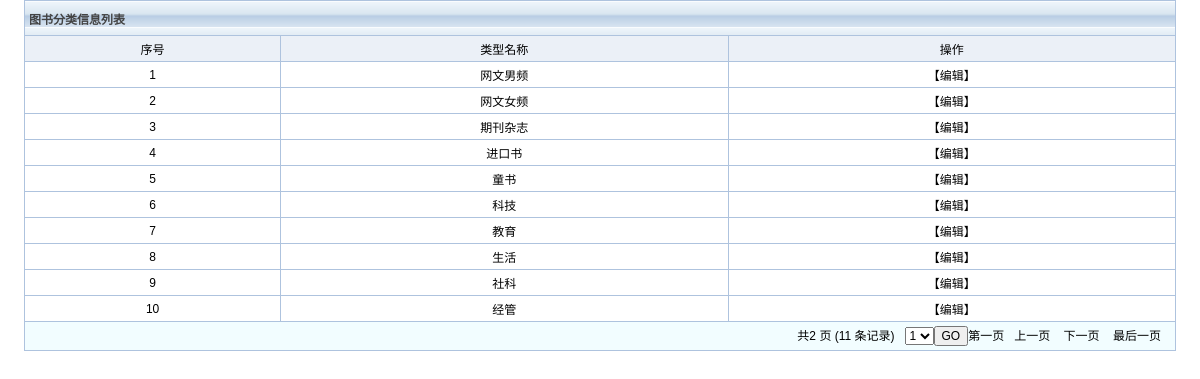
Page /bookshop/admin/listcate.php on the committed database.
### tables this page shows
CREATE TABLE `cate` (
  `id` int(11) NOT NULL AUTO_INCREMENT,
  `catename` varchar(255) DEFAULT NULL,
  PRIMARY KEY (`id`)
);

### bookshop/admin/func.php (called while the page is built, shortened)
<?php
$db = db_connect();
function check($str){
	global $db;
	$str = trim($str);
	$sql = $str;
	$result = mysql_query($sql,$db) or db_error();
	return $result;
}
?>

### bookshop/admin/listcate.php (the view, shortened to what this page needs)
<!DOCTYPE html PUBLIC "-//W3C//DTD XHTML 1.0 Transitional//EN" "http://www.w3.org/TR/xhtml1/DTD/xhtml1-transitional.dtd">
<html xmlns="http://www.w3.org/1999/xhtml">
<head>
<link href="css/four.css" rel="stylesheet" type="text/css" />
</head>
<body>
<table width="100%" border="0" cellpadding="0" cellspacing="0">
	<tr valign="top">
		<td bgcolor="#FFFFFF">
		<table width="96%" border="0" align="center" cellpadding="4"
			cellspacing="1" bgcolor="#aec3de">
			<tr align="left" bgcolor="#F2FDFF">
				<td colspan="12" class="optiontitle">图书分类信息列表</td>
			</tr>
			<tr align="center">
				<td align="center" bgcolor="#ebf0f7">序号</td>
				<td align="center" bgcolor="#ebf0f7">类型名称</td>
				<td align="center" bgcolor="#ebf0f7">操作</td>
			</tr>
			<?php
			require "func.php";
			$pageSize=10;
			if(isset($_GET['page'])){ $page=intval($_GET['page']); }else{ $page=1; }
			$offset=$pageSize*($page-1);
			$strAll = "select count(*) as num from cate;";
			$results = mysql_fetch_object(check($strAll));
			$rowNum=$results->num;
			$pages=ceil($rowNum/$pageSize);
			$first=1;
			$last=$pages;
			if($page==1){ $prev=1; }else{ $prev=$page-1; }
			if($page==$pages){ $next=$pages; }else{ $next=$page+1; }
			$str = "select  a.id as id , a.catename as catename   from cate a  order by id desc limit $offset,$pageSize ;";
			$result = check($str);
			$i=0;
			while($rs = mysql_fetch_object($result)){
				?>
			<tr align="center" bgcolor="#FFFFFF"
				onmouseover="this.style.background='#F2FDFF'"
				onmouseout="this.style.background='#FFFFFF'">
				<td align="center"><?php echo $i+1 ;?></td>
				<td align="center"><?php echo $rs->catename ;?></td>
				<td align="center"><a href="editcate.php?id=<?php echo $rs->id; ?>">【编辑】</a></td>
			</tr>
			<?php
			$i=$i+1;
			}
			?>
			<tr align="right" bgcolor="#F2FDFF">
				<td colspan="12">
				<form action="listcate.php" method="get">共<?php echo $pages ?> 页 (<?php echo  $rowNum ?>
				条记录)&nbsp;&nbsp;&nbsp;<select name="page">
				<?php for($i=1;$i<$pages+1;$i++){ ?>
					<option value="<?php echo $i ?>"><?php echo $i ?></option>
					<?php } ?>
				</select><input type="submit" value="GO" /><a
					href="listcate.php?page=<?php echo $first ?>">第一页</a>&nbsp;&nbsp;&nbsp;<a
					href="listcate.php?page=<?php echo $prev ?>">上一页</a>
				&nbsp;&nbsp;&nbsp;<a href="listcate.php?page=<?php echo $next ?>">下一页</a>
				&nbsp;&nbsp;&nbsp;<a href="listcate.php?page=<?php echo $last ?>">最后一页</a>&nbsp;&nbsp;&nbsp;</form>
				</td>
			</tr>
		</table>
		</td>
	</tr>
</table>
</body>
</html>

### bookshop/admin/css/four.css (style rules this page uses)
body { margin:0; SCROLLBAR-FACE-COLOR: #C2D4E7; SCROLLBAR-HIGHLIGHT-COLOR: #AEC3DE; SCROLLBAR-SHADOW-COLOR: #AEC3DE; SCROLLBAR-DARKSHADOW-COLOR: #AEC3DE; SCROLLBAR-3DLIGHT-COLOR: #AEC3DE; SCROLLBAR-ARROW-COLOR: #C2D4E7; SCROLLBAR-TRACK-COLOR: #E6F3FF; }
td { font-family: Helvetica, sans-serif, "宋体"; font-size: 12px; color: #000000; text-decoration: none; }
input { font-size: 12px; }
a:link { color: #000000; text-decoration: none; }
select { font-size: 12px; }
.optiontitle { font-weight: bold; color: #434343; height: 26px; background-image:url( ../images/table_header.gif); }

### rows in the picture
cate: catename "网文男频"
cate: catename "网文女频"
cate: catename "期刊杂志"
cate: catename "进口书"
cate: catename "童书"
cate: catename "科技"
cate: catename "教育"
cate: catename "生活"
cate: catename "社科"
cate: catename "经管"

### other values in the picture
$pages "2"
$rowNum "11"
form field page "1"
